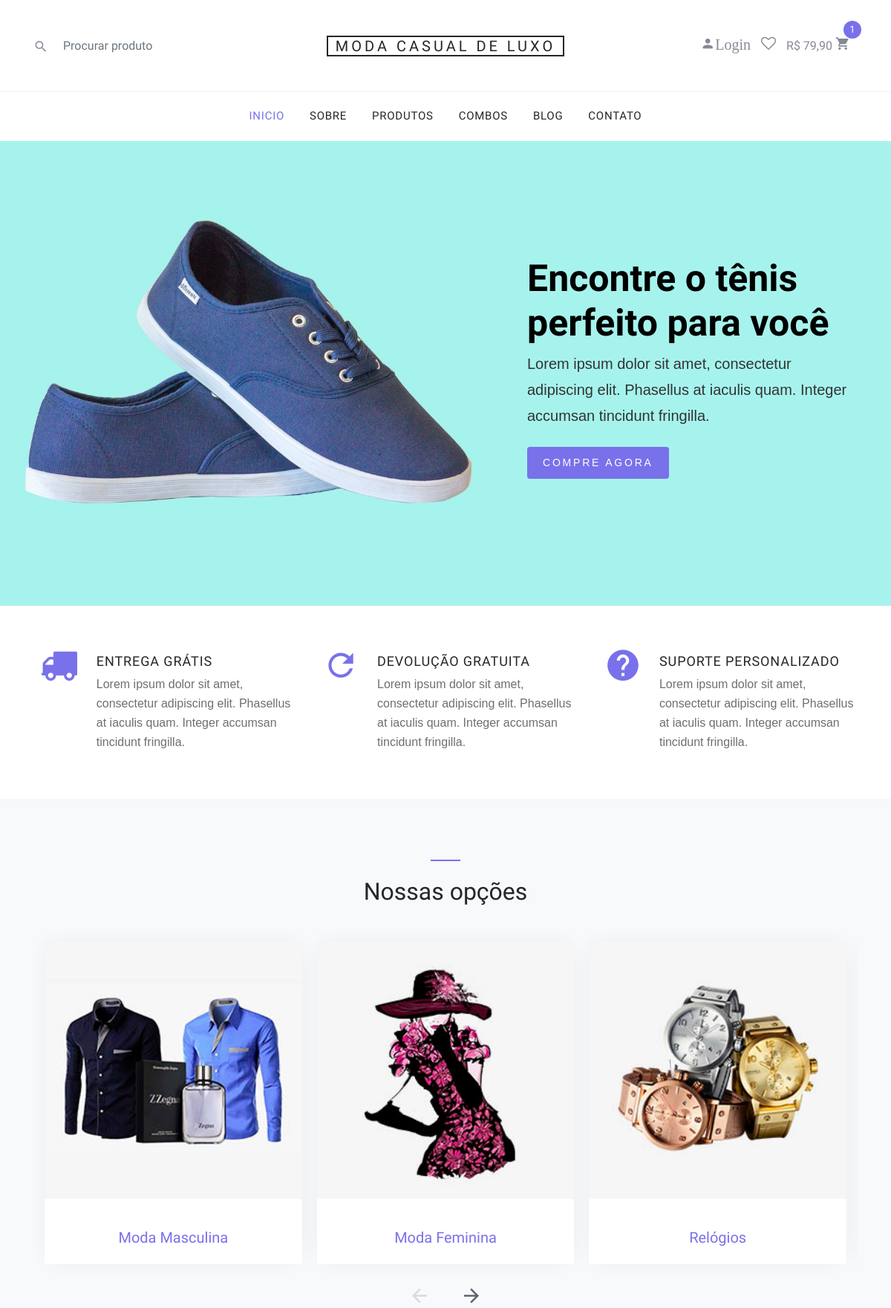
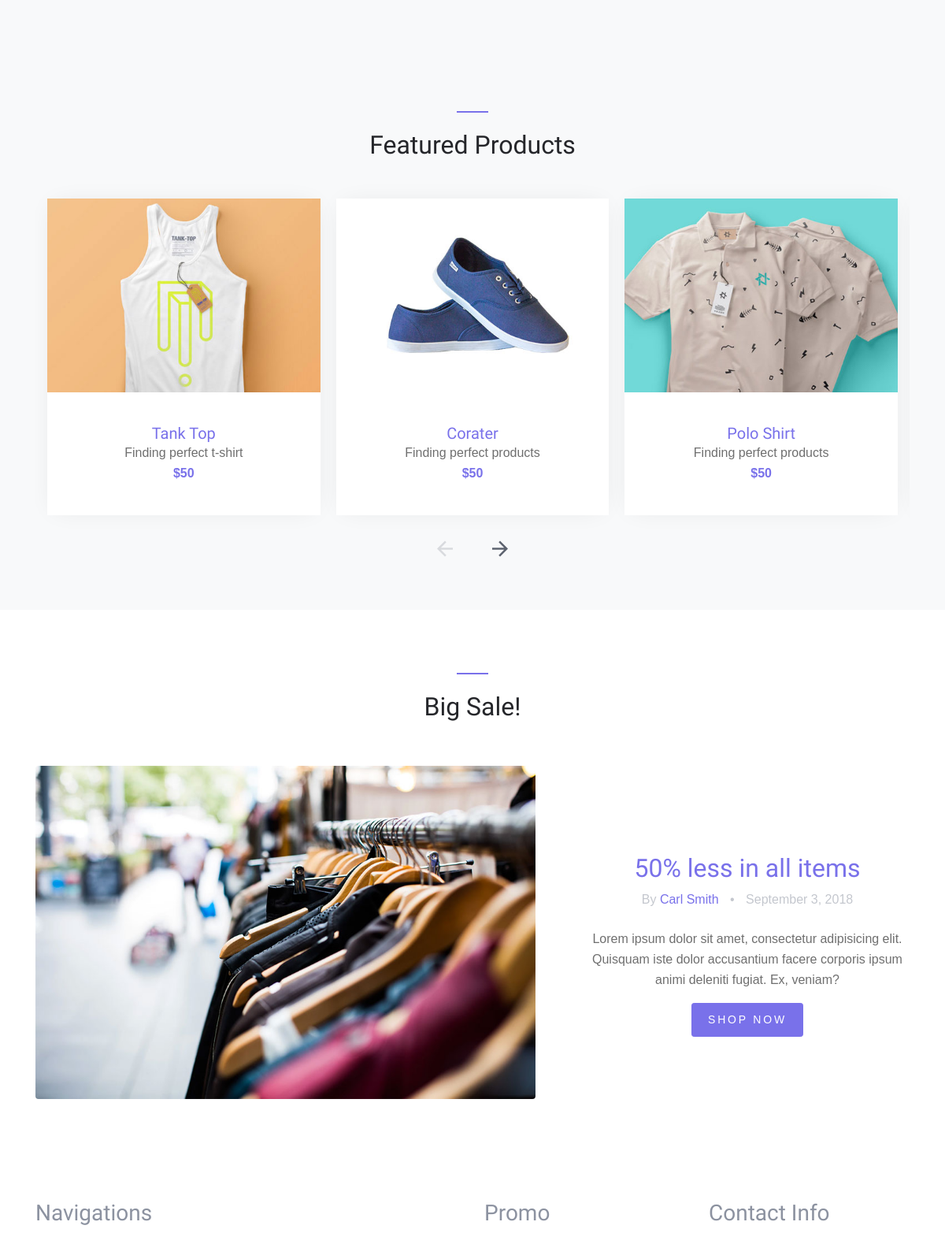
Screenshot of /lojaVirtualPHP/index.php (upper part) with the database file from the repository (2 pictures, top to bottom).
### tables this page shows
CREATE TABLE `produtos` (
  `id` int(11) NOT NULL AUTO_INCREMENT,
  `categoria` int(11) NOT NULL,
  `sub_categoria` int(11) NOT NULL,
  `nome` varchar(100) NOT NULL,
  `nome_url` varchar(100) NOT NULL,
  `descricao` varchar(1000) NOT NULL,
  `descricao_longa` text NOT NULL,
  `valor` decimal(10,2) NOT NULL,
  `imagem` varchar(100) NOT NULL,
  `estoque` int(11) NOT NULL,
  `tipo_envio` int(11) NOT NULL,
  `palavras` varchar(250) NOT NULL,
  `ativo` varchar(5) NOT NULL,
  `peso` double(8,2) DEFAULT NULL,
  `largura` double(8,2) DEFAULT NULL,
  `altura` double(8,2) DEFAULT NULL,
  `comprimento` double(8,2) DEFAULT NULL,
  `modelo` varchar(100) DEFAULT NULL,
  `valor_frete` decimal(8,2) DEFAULT NULL,
  `promocao` varchar(5) NOT NULL,
  PRIMARY KEY (`id`)
);

CREATE TABLE `carrinho` (
  `id` int(11) NOT NULL,
  `id_usuario` int(11) NOT NULL,
  `id_produto` int(11) NOT NULL,
  `quantidade` int(11) NOT NULL,
  `id_venda` int(11) NOT NULL,
  `data` date NOT NULL,
  `combo` varchar(5) NOT NULL
);

CREATE TABLE `categorias` (
  `id` int(11) NOT NULL AUTO_INCREMENT,
  `nome` varchar(50) NOT NULL,
  `nome_url` varchar(50) NOT NULL,
  `imagem` varchar(100) NOT NULL,
  PRIMARY KEY (`id`)
);

### lojaVirtualPHP/config.php (called while the page is built, shortened)
<?php
$Gnome_loja = 'Moda casual de luxo';
?>

### lojaVirtualPHP/index.php (the view, shortened to what this page needs)
<?php
require_once ("cabecalho.php");
require_once ("conexao.php");
?>
    <div class="site-blocks-cover" style="background-image: url(images/hero_1.jpg);" data-aos="fade">
      <div class="container">
        <div class="row align-items-start align-items-md-center justify-content-end">
          <div class="col-md-5 text-center text-md-left pt-5 pt-md-0">
            <h1 class="mb-2">Encontre o tênis perfeito para você</h1>
            <div class="intro-text text-center text-md-left">
              <p class="mb-4">Lorem ipsum dolor sit amet, consectetur adipiscing elit. Phasellus at iaculis quam. Integer accumsan tincidunt fringilla. </p>
              <p>
                <a href="#" class="btn btn-sm btn-primary">Compre agora</a>
              </p>
            </div>
          </div>
        </div>
      </div>
    </div>
    <div class="site-section site-section-sm site-blocks-1">
      <div class="container">
        <div class="row">
          <div class="col-md-6 col-lg-4 d-lg-flex mb-4 mb-lg-0 pl-4" data-aos="fade-up" data-aos-delay="">
            <div class="icon mr-4 align-self-start">
              <span class="icon-truck"></span>
            </div>
            <div class="text">
              <h2 class="text-uppercase">Entrega grátis</h2>
              <p>Lorem ipsum dolor sit amet, consectetur adipiscing elit. Phasellus at iaculis quam. Integer accumsan tincidunt fringilla.</p>
            </div>
          </div>
          <div class="col-md-6 col-lg-4 d-lg-flex mb-4 mb-lg-0 pl-4" data-aos="fade-up" data-aos-delay="100">
            <div class="icon mr-4 align-self-start">
              <span class="icon-refresh2"></span>
            </div>
            <div class="text">
              <h2 class="text-uppercase">Devolução gratuita</h2>
              <p>Lorem ipsum dolor sit amet, consectetur adipiscing elit. Phasellus at iaculis quam. Integer accumsan tincidunt fringilla.</p>
            </div>
          </div>
          <div class="col-md-6 col-lg-4 d-lg-flex mb-4 mb-lg-0 pl-4" data-aos="fade-up" data-aos-delay="200">
            <div class="icon mr-4 align-self-start">
              <span class="icon-help"></span>
            </div>
            <div class="text">
              <h2 class="text-uppercase">Suporte personalizado</h2>
              <p>Lorem ipsum dolor sit amet, consectetur adipiscing elit. Phasellus at iaculis quam. Integer accumsan tincidunt fringilla.</p>
            </div>
          </div>
        </div>
      </div>
    </div>
<div class="site-section block-3 site-blocks-2 bg-light">
      <div class="container">
      <div class="row justify-content-center">
          <div class="col-md-7 site-section-heading text-center pt-4">
            <h2>Nossas opções</h2>
          </div>
        </div>
        <div class="row">
          <div class="col-md-12">
            <div class="nonloop-block-3 owl-carousel">
            <?php
             $query = $pdo->query("SELECT * FROM categorias order by id ");
             $res = $query->fetchAll(PDO::FETCH_ASSOC);
             for ($i=0; $i < count($res); $i++) {
              $nome = $res[$i]['nome'];
              $imagem = $res[$i]['imagem'];
              $nome_url = $res[$i]['nome_url'];
              ?>
                <div class="item">
                  <div class="block-4 text-center">
                    <figure class="block-4-image">
                      <img src="img/categorias/<?php echo $imagem ?>" alt="Image placeholder" class="img-fluid">
                    </figure>
                    <div class="block-4-text p-4">
                      <h3><a href="sub-categoria-de-<?php echo $nome_url ?>"><?php echo $nome ?></a></h3>
                    </div>
                  </div>
                </div>
        <?php } ?>
            </div>
          </div>
        </div>
      </div>
    </div>
    <div class="site-section block-3 site-blocks-2 bg-light">
      <div class="container">
        <div class="row justify-content-center">
          <div class="col-md-7 site-section-heading text-center pt-4">
            <h2>Featured Products</h2>
          </div>
        </div>
        <div class="row">
          <div class="col-md-12">
            <div class="nonloop-block-3 owl-carousel">
              <div class="item">
                <div class="block-4 text-center">
                  <figure class="block-4-image">
                    <img src="images/cloth_1.jpg" alt="Image placeholder" class="img-fluid">
                  </figure>
                  <div class="block-4-text p-4">
                    <h3><a href="#">Tank Top</a></h3>
                    <p class="mb-0">Finding perfect t-shirt</p>
                    <p class="text-primary font-weight-bold">$50</p>
                  </div>
                </div>
              </div>
              <div class="item">
                <div class="block-4 text-center">
                  <figure class="block-4-image">
                    <img src="images/shoe_1.jpg" alt="Image placeholder" class="img-fluid">
                  </figure>
                  <div class="block-4-text p-4">
                    <h3><a href="#">Corater</a></h3>
                    <p class="mb-0">Finding perfect products</p>
                    <p class="text-primary font-weight-bold">$50</p>
                  </div>
                </div>
              </div>
              <div class="item">
                <div class="block-4 text-center">
                  <figure class="block-4-image">
                    <img src="images/cloth_2.jpg" alt="Image placeholder" class="img-fluid">
                  </figure>
                  <div class="block-4-text p-4">
                    <h3><a href="#">Polo Shirt</a></h3>
                    <p class="mb-0">Finding perfect products</p>
                    <p class="text-primary font-weight-bold">$50</p>
                  </div>
                </div>
              </div>
            </div>
          </div>
        </div>
      </div>
    </div>
    <div class="site-section block-8">
      <div class="container">
        <div class="row justify-content-center  mb-5">
          <div class="col-md-7 site-section-heading text-center pt-4">
            <h2>Big Sale!</h2>
          </div>
        </div>
        <div class="row align-items-center">
          <div class="col-md-12 col-lg-7 mb-5">
            <a href="#"><img src="images/blog_1.jpg" alt="Image placeholder" class="img-fluid rounded"></a>
          </div>
          <div class="col-md-12 col-lg-5 text-center pl-md-5">
            <h2><a href="#">50% less in all items</a></h2>
            <p class="post-meta mb-4">By <a href="#">Carl Smith</a> <span class="block-8-sep">&bullet;</span> September 3, 2018</p>
            <p>Lorem ipsum dolor sit amet, consectetur adipisicing elit. Quisquam iste dolor accusantium facere corporis ipsum animi deleniti fugiat. Ex, veniam?</p>
            <p><a href="#" class="btn btn-primary btn-sm">Shop Now</a></p>
          </div>
        </div>
      </div>
    </div>
<?php
require_once ("rodape.php");
?>

### lojaVirtualPHP/cabecalho.php (shortened to what this page needs)
<?php require_once("config.php");
require_once("conexao.php");
$id_usuario = @$_SESSION['id_usuario'];
$res = $pdo->query("SELECT * from carrinho where id_usuario = '$id_usuario' and id_venda = 0 order by id asc");
$dados = $res->fetchAll(PDO::FETCH_ASSOC);
$linhas = count($dados);
for ($i=0; $i < count($dados); $i++) {
$combo = $dados[$i]['combo'];
$id_produto = $dados[$i]['id_produto'];
 $quantidade = $dados[$i]['quantidade'];
 if($combo == 'Sim'){
   $res_p = $pdo->query("SELECT * from combos where id = '$id_produto' ");
 }else{
  $res_p = $pdo->query("SELECT * from produtos where id = '$id_produto' ");
 }
 $dados_p = $res_p->fetchAll(PDO::FETCH_ASSOC);
 if($combo == 'Sim'){
  $promocao = "";
  $pasta = "combos";
 }else{
  $promocao = @$dados_p[0]['promocao'];
 }
 if($promocao == 'Sim'){
  $queryp = $pdo->query("SELECT * FROM promocoes where id_produto = '$id_produto' ");
  $resp = $queryp->fetchAll(PDO::FETCH_ASSOC);
  $valor = $resp[0]['valor'];
}else{
  $valor = @$dados_p[0]['valor'];
}
$total_item = $valor * $quantidade;
@$total = @$total + $total_item;
}
@$total_c = number_format(@$total, 2, ',', '.');
?>
<!DOCTYPE html>
<html lang="en">
  <head>
    <link href="https://cdn.jsdelivr.net/npm/bootstrap@5.1.3/dist/css/bootstrap.min.css" rel="stylesheet">
     <link rel="stylesheet" href="cssH/style.css" type="text/css">
    <link rel="stylesheet" href="fonts/icomoon/style.css">
    <link rel="stylesheet" href="css/bootstrap.min.css">
    <link rel="stylesheet" href="css/magnific-popup.css">
    <link rel="stylesheet" href="css/jquery-ui.css">
    <link rel="stylesheet" href="css/owl.carousel.min.css">
    <link rel="stylesheet" href="css/owl.theme.default.min.css">
    <link rel="stylesheet" href="css/aos.css">
    <link rel="stylesheet" href="css/style.css">
    <link rel="stylesheet" href="css/meustyle.css">
  </head>
  <body>
  <div class="site-wrap">
    <header class="site-navbar" role="banner">
      <div class="site-navbar-top">
        <div class="container">
          <div class="row align-items-center">
            <div class="col-6 col-md-4 order-2 order-md-1 site-search-icon text-left">
              <form action="lista-produtos.php" class="site-block-top-search">
                <span class="icon icon-search2"></span>
                <input type="text" name="txtBuscar" class="form-control border-0" placeholder="Procurar produto">
              </form>
            </div>
            <div class="col-12 mb-3 mb-md-0 col-md-4 order-1 order-md-2 text-center">
              <div class="site-logo">
                <a href="index.php" class="js-logo-clone"><?php echo $Gnome_loja ?></a>
              </div>
            </div>
            <div class="col-6 col-md-4 order-3 order-md-3 text-right">
              <div class="site-top-icons">
                <ul>
                <?php
                     if(@$_SESSION['id_usuario'] == null || @$_SESSION['nivel_usuario'] != 'Cliente'){
                 ?>
                <li><a href="sistema/index.php"><span class="icon icon-person">Login</span> </a></li>
            <?php }else{ ?>
                <a href="sistema/painel-cliente"><span class="icon icon-person"></span> Painel</a>
            <?php } ?>
                  <li><a href="#"><span class="icon icon-heart-o"></span></a></li>
                  <li>
                    <a href="carrinho.php" class="site-cart">
                      <span class=""> R$ <?php echo $total_c . " " ?></span>
                      <span class="icon icon-shopping_cart"></span>
                      <span class="count"> <?php echo $linhas ?> </span>
                    </a>
                  </li>
                </ul>
              </div>
            </div>
          </div>
        </div>
      </div>
      <nav class="site-navigation text-right text-md-center" role="navigation">
        <div class="container">
          <ul class="site-menu js-clone-nav d-none d-md-block">
            <li class=" active">
              <a href="index.php">Inicio</a>
            </li>
            <li class="">
              <a href="about.php">Sobre</a>
            </li>
            <li><a href="categorias.php">Produtos</a></li>
            <li><a href="combos.php">Combos</a></li>
            <li><a href="blog.php">Blog</a></li>
            <li><a href="contact.php">Contato</a></li>
          </ul>
        </div>
      </nav>
    </header>

### lojaVirtualPHP/rodape.php (shortened to what this page needs)
<footer class="">
      <div class="container">
        <div class="row">
          <div class="col-lg-6 mb-5 mb-lg-0">
            <div class="row">
              <div class="col-md-12">
                <h3 class=" mb-4">Navigations</h3>
              </div>
            </div>
          </div>
          <div class="col-md-6 col-lg-3 mb-4 mb-lg-0">
            <h3 class=" mb-4">Promo</h3>
          </div>
          <div class="col-md-6 col-lg-3">
            <div class="block-5 mb-5">
              <h3 class=" mb-4">Contact Info</h3>
            </div>
          </div>
        </div>
      </div>
    </footer>
  </div>
  </body>
</html>

### lojaVirtualPHP/cssH/style.css (style rules this page uses)
html, body { height: 100%; font-family: "Cairo", sans-serif; -webkit-font-smoothing: antialiased; font-smoothing: antialiased; }
h1, h2, h3, h4, h5, h6 { margin: 0; color: #111111; font-weight: 400; font-family: "Cairo", sans-serif; }
h1 { font-size: 70px; }
h2 { font-size: 36px; }
h3 { font-size: 30px; }
p { font-size: 16px; font-family: "Cairo", sans-serif; color: #6f6f6f; font-weight: 400; line-height: 26px; margin: 0 0 15px 0; }
img { max-width: 100%; }
ul, ol { padding: 0; margin: 0; }
@media only screen and (min-width: 1200px) { .container { max-width: 1170px; } }

### rows the page displays
produtos: valor.quantidade "79,90"
categorias: imagem (picture), nome "Moda Masculina"
categorias: imagem (picture), nome "Moda Feminina"
categorias: imagem (picture), nome "Relógios"

### other values shown
$Gnome_loja "MODA CASUAL DE LUXO"
$linhas "1"
